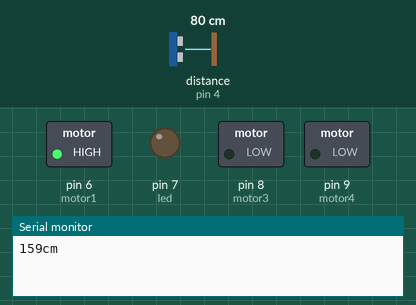
Simulated run of this sketch. Board: Arduino Uno, built with avr-gcc and run on an emulated ATmega328P. Parts: switched loads named in the sketch (green lamp = pin HIGH), output pins drawn as LEDs (lit = HIGH), the last lines printed to the serial monitor. Wiring (inferred from the names in the program): ultrasonic range finder: trigger pin 2; echo pin 4. The test bench sets the inputs (shaded band); at power-on: distance to the obstacle (sensor on pin 4) 80 cm. The echo pulse lasts 58.3 µs per cm; pins used as bus, display or sensor lines are not drawn.

Above: at 1.8 s.
1.9 s: distance to the obstacle (sensor on pin 4) set to 27 cm
4.2 s: distance to the obstacle (sensor on pin 4) set to 22 cm
At 7.2 s:
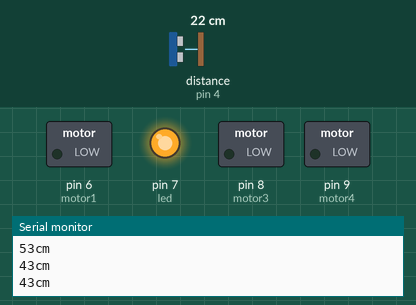
7.5 s: distance to the obstacle (sensor on pin 4) set to 35 cm
At 9.9 s:
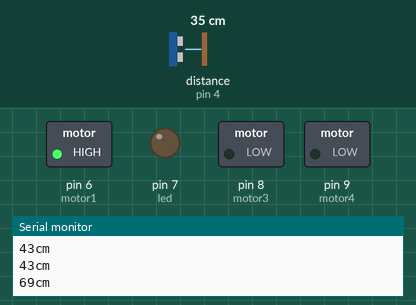
10.6 s: distance to the obstacle (sensor on pin 4) set to 2 cm
At 13.5 s:
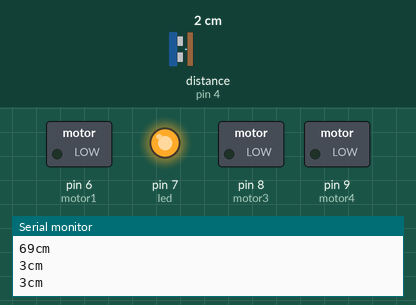
Timing chart, 0 to 14.6 s (numbered marks = the images above; inputs shaded):
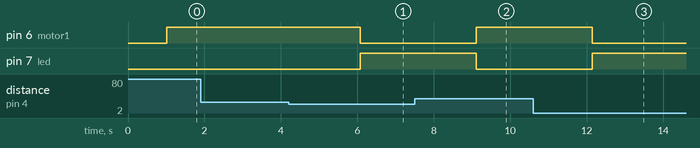

The sketch:

ultrasonic_motor.ino
```cpp
int trigPin1 = 2;
int trigPin2 = 3;
int echoPin1 = 4;
int echoPin2 = 5;
int led = 7;
int motor1 = 6;
int motor2 = 7;
int motor3 = 8;
int motor4 = 9;

void setup() {
  Serial.begin(9600);
   pinMode(led, OUTPUT);
   pinMode(motor1,OUTPUT);
   pinMode(motor2,OUTPUT);
   pinMode(motor3,OUTPUT);
   pinMode(motor4,OUTPUT);
   pinMode(trigPin1, OUTPUT);
   pinMode(trigPin2, OUTPUT);
   pinMode(echoPin1, INPUT);
   pinMode(echoPin2, INPUT);
  // put your setup code here, to run once:

}

void loop() {
  long duration, distance;
  digitalWrite(trigPin1,HIGH);
//  digitalWrite(trigPin2,HIGH);
  delayMicroseconds(10);
  digitalWrite(trigPin1, LOW);
 // digitalWrite(trigPin2, LOW);
  duration=pulseIn(echoPin1, HIGH);
  //duration=pulseIn(echoPin2, HIGH);
  distance =(duration/1)/29.1;
   duration=pulseIn(echoPin1, LOW);
   //duration=pulseIn(echoPin2, LOW);
  Serial.print(distance);
  Serial.println("cm");
  delay(10);

  if(distance < 50)
  {
    digitalWrite(led, HIGH);
    digitalWrite(motor1,LOW);
    digitalWrite(motor1,LOW);
    digitalWrite(motor1,LOW);
    digitalWrite(motor1,LOW);
  }


 if(distance > 50)
  {
    digitalWrite(led,LOW);
    digitalWrite(motor1,HIGH);
    digitalWrite(motor1,HIGH);
    digitalWrite(motor1,HIGH);
    digitalWrite(motor1,HIGH);
  }
  }
```

Measured:
- the behaviour switches between 26 and 25 cm on distance to the obstacle (sensor on pin 4) (found by bisection; images 0 and 1)
- after the input at 4.2 s, pin 6 (motor1): HIGH → LOW after 1.9 s; pin 7 (led): LOW → HIGH after 1.9 s
- after the input at 7.5 s, pin 6 (motor1): LOW → HIGH after 1.6 s; pin 7 (led): HIGH → LOW after 1.6 s
- after the input at 10.6 s, pin 6 (motor1): HIGH → LOW after 1.6 s; pin 7 (led): LOW → HIGH after 1.6 s
